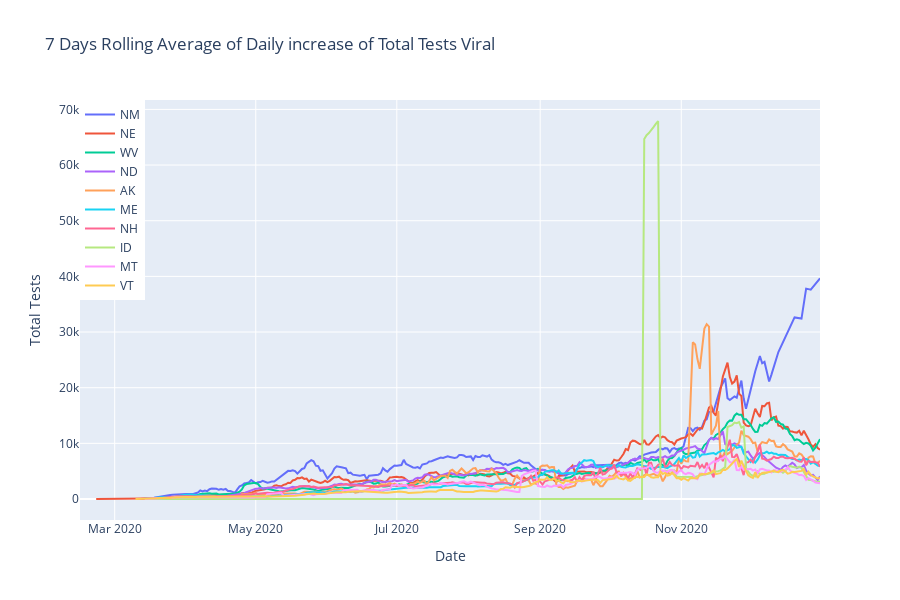

Source (notebook cell):
### Code cell
fig=go.Figure()
for state in statewise.head(10).index:
    fig.add_trace(go.Scatter(x=grouped_state.loc[state].index, 
                             y=grouped_state.loc[state]["totalTestsViral"].rolling(window=7).mean().diff(),
                    mode='lines',name=state))
fig.update_layout(height=600,title="7 Days Rolling Average of Daily increase of Total Tests Viral",
                 xaxis_title="Date",yaxis_title="Total Tests",
                 legend=dict(x=0,y=1,traceorder="normal"))
fig.show()

### Figure 1 — Plotly figure (JSON) as saved in the notebook; plotly's stock layout.template omitted (floating-point values rounded to 4 significant figures; data arrays with more than 128 entries replaced by an {"elided": "..."} marker saying what was removed)
{"data": [{"mode": "lines", "name": "NM", "type": "scatter", "x": {"elided": "271 str values"}, "y": {"elided": "271 float values"}}, {"mode": "lines", "name": "NE", "type": "scatter", "x": {"elided": "315 str values"}, "y": {"elided": "315 float values"}}, {"mode": "lines", "name": "WV", "type": "scatter", "x": {"elided": "299 str values"}, "y": {"elided": "299 float values"}}, {"mode": "lines", "name": "ND", "type": "scatter", "x": {"elided": "298 str values"}, "y": {"elided": "298 float values"}}, {"mode": "lines", "name": "AK", "type": "scatter", "x": {"elided": "299 str values"}, "y": {"elided": "299 float values"}}, {"mode": "lines", "name": "ME", "type": "scatter", "x": {"elided": "300 str values"}, "y": {"elided": "300 float values"}}, {"mode": "lines", "name": "NH", "type": "scatter", "x": {"elided": "302 str values"}, "y": {"elided": "302 float values"}}, {"mode": "lines", "name": "ID", "type": "scatter", "x": {"elided": "299 str values"}, "y": {"elided": "299 float values"}}, {"mode": "lines", "name": "MT", "type": "scatter", "x": {"elided": "298 str values"}, "y": {"elided": "298 float values"}}, {"mode": "lines", "name": "VT", "type": "scatter", "x": {"elided": "304 str values"}, "y": {"elided": "304 float values"}}], "layout": {"height": 600, "legend": {"traceorder": "normal", "x": 0, "y": 1}, "title": {"text": "7 Days Rolling Average of Daily increase of Total Tests Viral"}, "xaxis": {"title": {"text": "Date"}}, "yaxis": {"title": {"text": "Total Tests"}}}}
